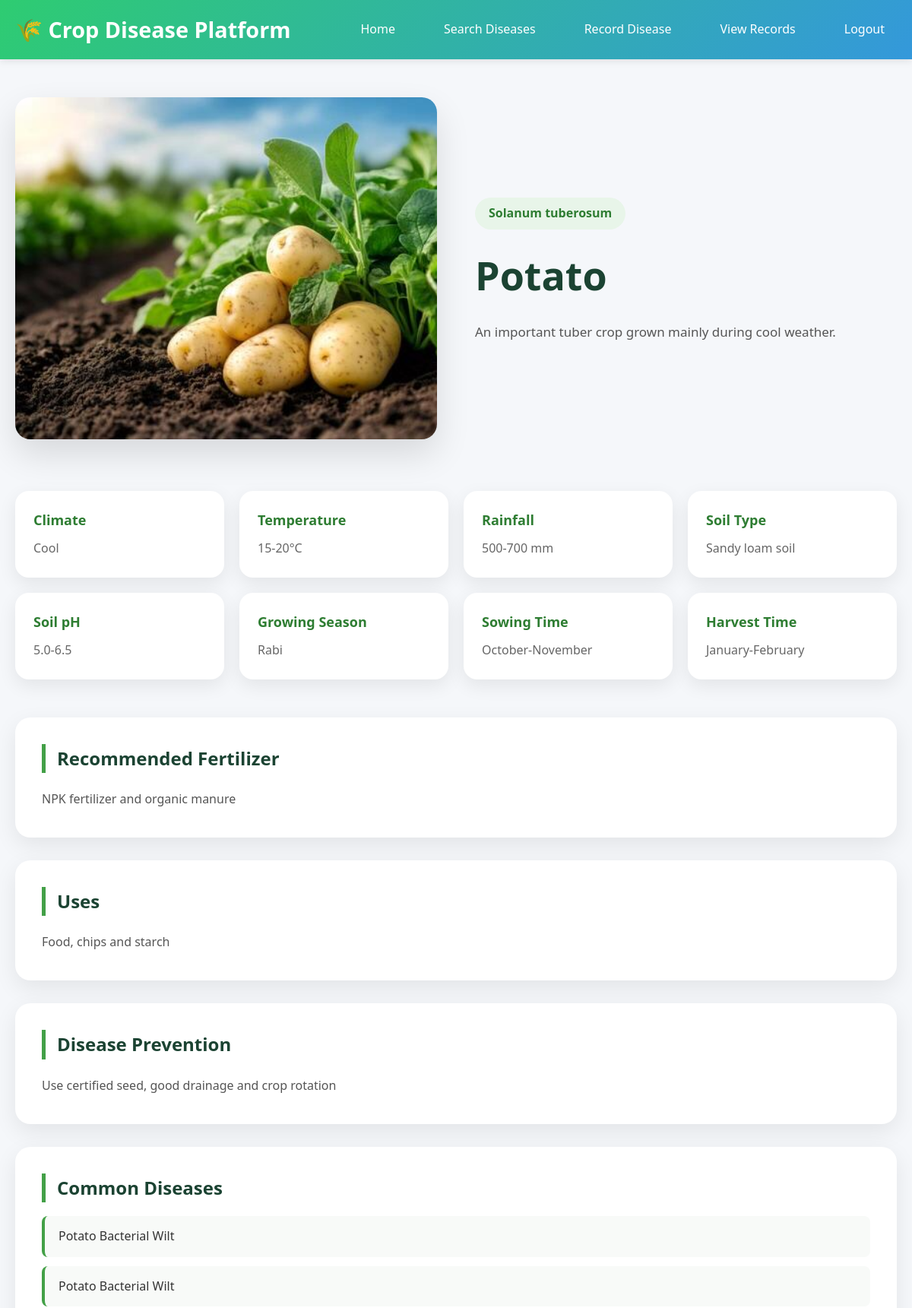
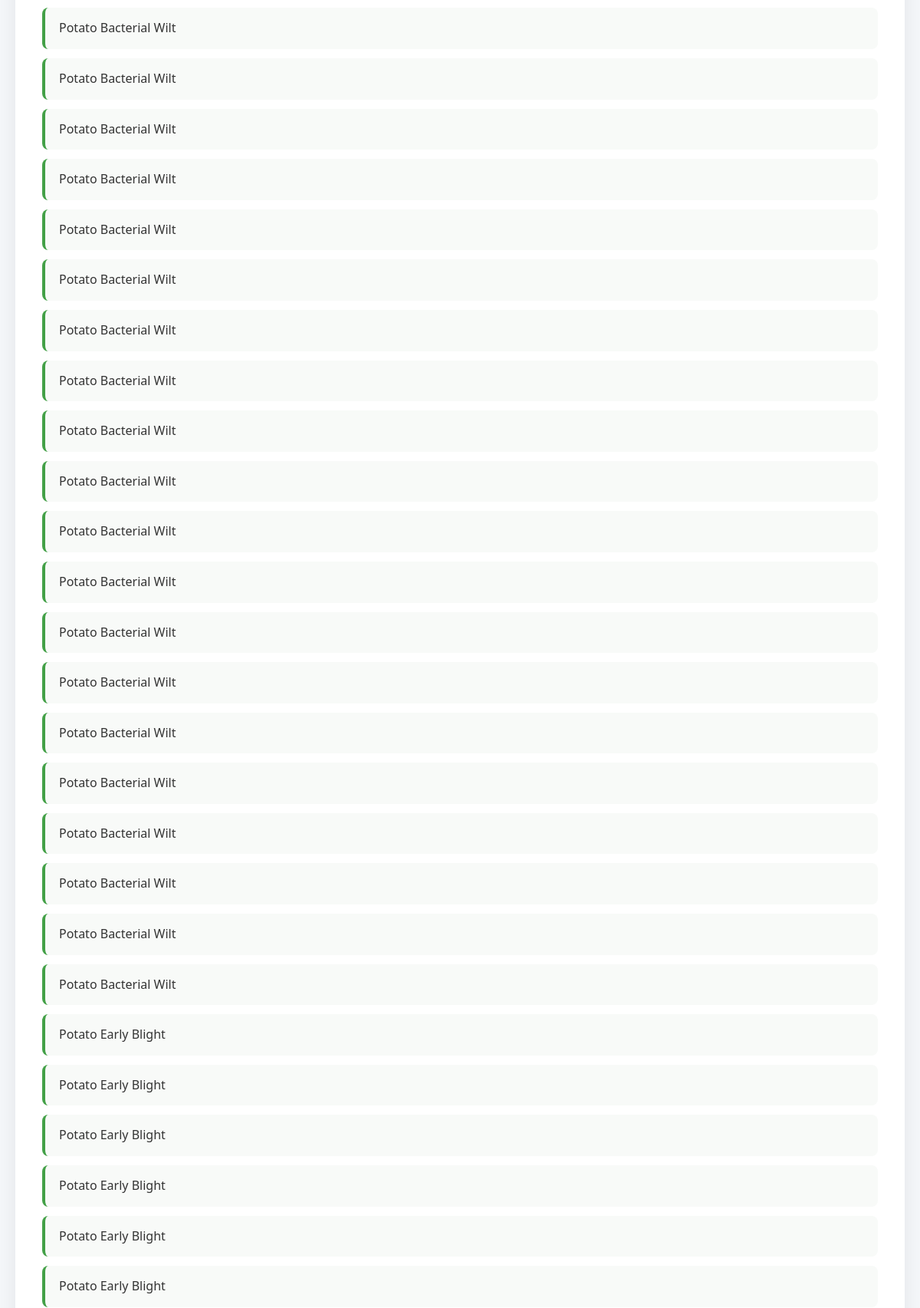
The page /crop/5 (signed in, upper part) on the database its author committed (2 pictures, top to bottom).
### tables this page shows
CREATE TABLE crops (
        id INTEGER PRIMARY KEY AUTOINCREMENT,
        name TEXT UNIQUE NOT NULL,
        description TEXT,
        scientific_name TEXT,
        climate TEXT,
        temperature TEXT,
        rainfall TEXT,
        soil TEXT,
        soil_ph TEXT,
        season TEXT,
        sowing_time TEXT,
        harvesting_time TEXT,
        fertilizer TEXT,
        uses TEXT,
        prevention TEXT
    );

CREATE TABLE diseases (
        id INTEGER PRIMARY KEY AUTOINCREMENT,
        crop_id INTEGER,
        name TEXT,
        symptoms TEXT,
        cause TEXT,
        treatment TEXT,
        prevention TEXT,
        severity TEXT
    );

### app.py (the view)
@app.route("/crop/<int:crop_id>")
def crop_details(crop_id):
    conn = get_db()
    crop = conn.execute("""
        SELECT
            name,
            description,
            scientific_name,
            climate,
            temperature,
            rainfall,
            soil,
            soil_ph,
            season,
            sowing_time,
            harvesting_time,
            fertilizer,
            uses,
            prevention
        FROM crops
        WHERE id = ?
    """, (crop_id,)).fetchone()
    diseases = conn.execute("""
        SELECT name
        FROM diseases
        WHERE crop_id = ?
        ORDER BY name
    """, (crop_id,)).fetchall()
    conn.close()
    if not crop:
        return "Crop not found", 404
    return render_template(
        "crop_details.html",
        crop=crop,
        diseases=diseases
    )

### app.py (called while the page is built)
def get_db():
    conn = sqlite3.connect(app.config["DATABASE"])
    conn.row_factory = sqlite3.Row
    return conn

@app.before_request
def auth():
    if request.endpoint not in ["login", "register", "static"] and "user_id" not in session:
        return redirect(url_for("login"))

### templates/crop_details.html (shortened to what this page needs)
{% extends "base.html" %}
{% block content %}
<section class="crop-page">
    <div class="crop-hero">
        <div class="crop-detail-image">
            {% if crop[0] == "Rice" %}
                <img src="{{ url_for('static', filename='images/Crops/rice.jpg') }}">
            {% elif crop[0] == "Wheat" %}
                <img src="{{ url_for('static', filename='images/Crops/wheat.jpg') }}">
            {% elif crop[0] == "Tomato" %}
                <img src="{{ url_for('static', filename='images/Crops/tomato.jpg') }}">
            {% elif crop[0] == "Potato" %}
                <img src="{{ url_for('static', filename='images/Crops/potato.jpg') }}">
            {% elif crop[0] == "Maize" %}
                <img src="{{ url_for('static', filename='images/Crops/maize.jpg') }}">
            {% endif %}
        </div>
        <div class="crop-content">
            <span class="crop-tag">
                {{ crop[2] }}
            </span>
            <h1>{{ crop[0] }}</h1>
            <p>
                {{ crop[1] }}
            </p>
        </div>
    </div>
    <div class="info-grid">
        <div class="info-box">
            <h3>Climate</h3>
            <p>{{ crop[3] }}</p>
        </div>
        <div class="info-box">
            <h3>Temperature</h3>
            <p>{{ crop[4] }}</p>
        </div>
        <div class="info-box">
            <h3>Rainfall</h3>
            <p>{{ crop[5] }}</p>
        </div>
        <div class="info-box">
            <h3>Soil Type</h3>
            <p>{{ crop[6] }}</p>
        </div>
        <div class="info-box">
            <h3>Soil pH</h3>
            <p>{{ crop[7] }}</p>
        </div>
        <div class="info-box">
            <h3>Growing Season</h3>
            <p>{{ crop[8] }}</p>
        </div>
        <div class="info-box">
            <h3>Sowing Time</h3>
            <p>{{ crop[9] }}</p>
        </div>
        <div class="info-box">
            <h3>Harvest Time</h3>
            <p>{{ crop[10] }}</p>
        </div>
    </div>
    <div class="content-card">
        <h2>Recommended Fertilizer</h2>
        <p>{{ crop[11] }}</p>
    </div>
    <div class="content-card">
        <h2>Uses</h2>
        <p>{{ crop[12] }}</p>
    </div>
    <div class="content-card">
        <h2>Disease Prevention</h2>
        <p>{{ crop[13] }}</p>
    </div>
    <div class="content-card">
        <h2>Common Diseases</h2>
        {% if diseases %}
        <ul class="disease-list">
            {% for disease in diseases %}
            <li>{{ disease[0] }}</li>
            {% endfor %}
        </ul>
        {% else %}
        <p>No diseases available.</p>
        {% endif %}
    </div>
</section>
{% endblock %}

### static/css/style.css (style rules this page uses)
* { margin: 0; padding: 0; box-sizing: border-box; }
:root { --primary-color: #2ecc71; --secondary-color: #3498db; --danger-color: #e74c3c; --warning-color: #f39c12; --dark-color: #2c3e50; --light-color: #ecf0f1; --border-radius: 8px; --transition: all 0.3s ease; }
body { font-family: 'Segoe UI', Tahoma, Geneva, Verdana, sans-serif; line-height: 1.6; color: #333; background-color: #f5f7fa; }
.crop-page { max-width:1200px; margin:50px auto; }
.crop-hero { display:grid; grid-template-columns:1fr 1fr; gap:50px; align-items:center; margin-bottom:60px; }
.crop-detail-image img { width:100%; height:450px; object-fit:cover; border-radius:20px; box-shadow:0 20px 45px rgba(0,0,0,.12); }
.crop-tag { display:inline-block; padding:8px 18px; background:#E8F5E9; color:#2E7D32; border-radius:50px; font-weight:600; margin-bottom:18px; }
.crop-content h1 { font-size:52px; color:#1b4332; margin-bottom:18px; }
.crop-content p { color:#555; line-height:1.9; font-size:17px; }
.info-grid { display:grid; grid-template-columns:repeat(4,1fr); gap:20px; margin-bottom:50px; }
.info-box { background:white; border-radius:18px; padding:24px; box-shadow:0 8px 25px rgba(0,0,0,.08); transition:.3s; }
.info-box h3 { color:#2E7D32; margin-bottom:10px; font-size:18px; }
.info-box p { color:#666; line-height:1.7; }
.content-card { background:white; border-radius:20px; padding:35px; margin-bottom:30px; box-shadow:0 10px 30px rgba(0,0,0,.08); }
.content-card h2 { color:#1b4332; margin-bottom:18px; border-left:5px solid #43A047; padding-left:15px; }
.content-card p { color:#555; line-height:2; text-align:justify; }
.disease-list { list-style:none; padding:0; }
.disease-list li { padding:14px 18px; margin-bottom:12px; background:#f8faf8; border-left:4px solid #43A047; border-radius:8px; font-size:16px; }

### rows shown on the page
crops: scientific_name "Solanum tuberosum", name "Potato", description "An important tuber crop grown mainly during cool weather.", climate "Cool", temperature "15-20°C", rainfall "500-700 mm", soil "Sandy loam soil", soil_ph "5.0-6.5", season "Rabi", sowing_time "October-November", harvesting_time "January-February", fertilizer "NPK fertilizer and organic manure", uses "Food, chips and starch", prevention "Use certified seed, good drainage and crop rotation"
diseases: name "Potato Bacterial Wilt"
diseases: name "Potato Bacterial Wilt"
diseases: name "Potato Bacterial Wilt"
diseases: name "Potato Bacterial Wilt"
diseases: name "Potato Bacterial Wilt"
diseases: name "Potato Bacterial Wilt"
diseases: name "Potato Bacterial Wilt"
diseases: name "Potato Bacterial Wilt"
diseases: name "Potato Bacterial Wilt"
diseases: name "Potato Bacterial Wilt"
diseases: name "Potato Bacterial Wilt"
diseases: name "Potato Bacterial Wilt"
diseases: name "Potato Bacterial Wilt"
diseases: name "Potato Bacterial Wilt"
diseases: name "Potato Bacterial Wilt"
diseases: name "Potato Bacterial Wilt"
diseases: name "Potato Bacterial Wilt"
diseases: name "Potato Bacterial Wilt"
diseases: name "Potato Bacterial Wilt"
diseases: name "Potato Bacterial Wilt"
diseases: name "Potato Bacterial Wilt"
diseases: name "Potato Bacterial Wilt"
diseases: name "Potato Early Blight"
diseases: name "Potato Early Blight"
diseases: name "Potato Early Blight"
diseases: name "Potato Early Blight"
diseases: name "Potato Early Blight"
diseases: name "Potato Early Blight"
